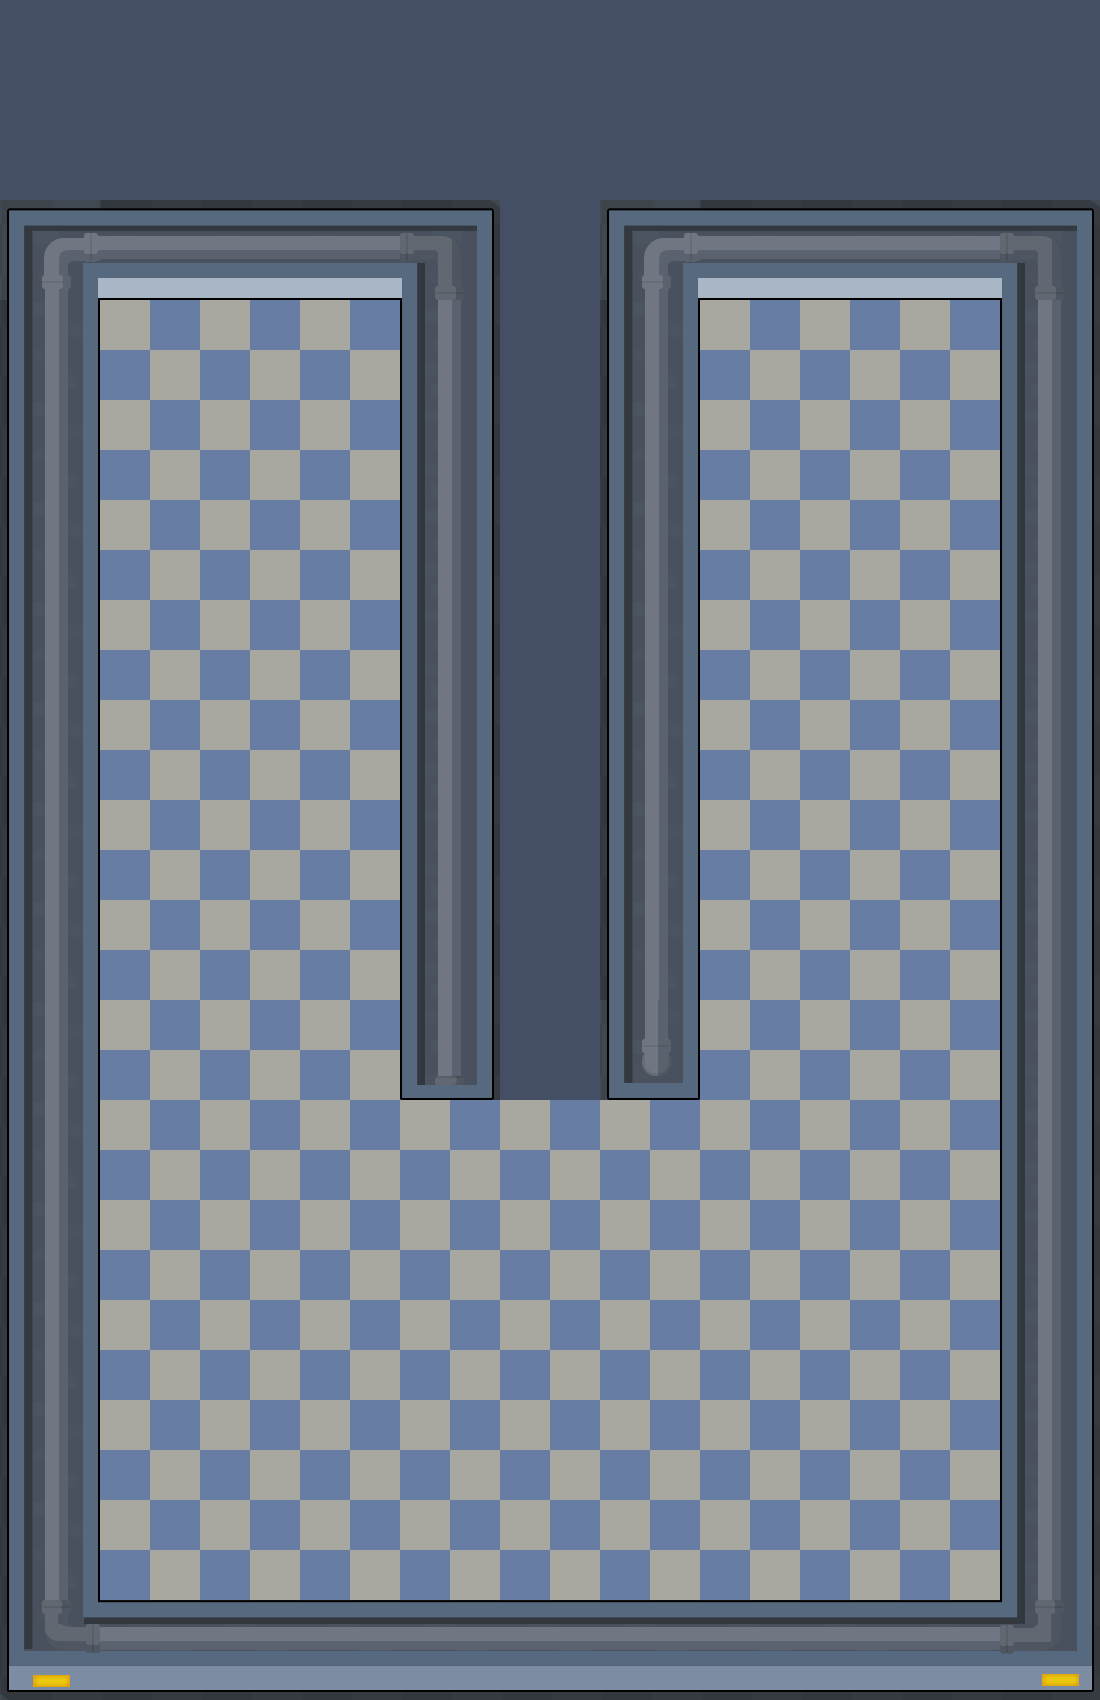

This game map was drawn from its Tiled (.tmx) file and the tilesets committed beside it. A one-line description and the full map source follow:
An orthogonal 11x17 tile map with 100x100 px tiles, 2 tile layers (ground_road, Ground), 3 tilesets and 8 objects (wall_1, boss, lv_4, lv_3, lv_2, ...).

<map version="1.5" tiledversion="1.7.2" orientation="orthogonal" renderorder="left-down" width="11" height="17" tilewidth="100" tileheight="100" infinite="0" nextlayerid="11" nextobjectid="112">
 <tileset firstgid="1" name="computer" tilewidth="298" tileheight="121" tilecount="5" columns="0">
  <grid orientation="orthogonal" width="1" height="1" />
  <tile id="0">
   <image width="104" height="121" source="../Map_img/computer/pc1.png" />
  </tile>
  <tile id="1">
   <image width="57" height="40" source="../Map_img/decorate/bangonshi.png" />
  </tile>
  <tile id="2">
   <image width="298" height="62" source="../Map_img/decorate/hengfu01.png" />
  </tile>
  <tile id="3">
   <image width="298" height="62" source="../Map_img/decorate/hengfu02.png" />
  </tile>
  <tile id="4">
   <image width="57" height="40" source="../Map_img/decorate/wc.png" />
  </tile>
 </tileset>
 <tileset firstgid="7" name="door" tilewidth="100" tileheight="100" tilecount="1" columns="0">
  <grid orientation="orthogonal" width="1" height="1" />
  <tile id="0">
   <image width="100" height="100" source="../Map_img/door/door01.png" />
  </tile>
 </tileset>
 <tileset firstgid="8" name="map01" tilewidth="100" tileheight="100" tilecount="400" columns="20">
  <image source="../Map_img/map01.png" width="2000" height="2000" />
 </tileset>
 <layer id="10" name="ground_road" width="11" height="17">
  <data encoding="csv">
0,0,0,0,0,0,0,0,0,0,0,
0,0,0,0,0,8,0,0,0,0,0,
378,378,378,378,378,8,378,378,378,378,378,
378,0,0,0,378,8,378,0,0,0,378,
378,0,0,0,378,8,378,0,0,0,378,
378,0,0,0,378,8,378,0,0,0,378,
378,0,0,0,378,8,378,0,0,0,378,
378,0,0,0,378,8,378,0,0,0,378,
378,0,0,0,378,8,378,0,0,0,378,
378,0,0,0,378,8,378,0,0,0,378,
378,0,0,0,378,8,378,0,0,0,378,
378,0,0,0,0,8,0,0,0,0,378,
378,0,0,0,0,8,0,0,0,0,378,
378,0,0,0,0,8,0,0,0,0,378,
378,0,0,0,0,8,0,0,0,0,378,
378,0,0,0,0,8,0,0,0,0,378,
378,378,378,378,378,378,378,378,378,378,378
</data>
 </layer>
 <layer id="1" name="Ground" width="11" height="17">
  <data encoding="csv">
49,49,49,49,49,49,49,49,49,49,49,
49,49,49,49,49,49,49,49,49,49,49,
50,51,51,51,55,49,50,54,54,54,55,
62,48,48,48,64,49,62,48,48,48,64,
62,48,48,48,64,49,62,48,48,48,64,
62,48,48,48,64,49,62,48,48,48,64,
62,48,48,48,64,49,62,48,48,48,64,
62,48,48,48,64,49,62,48,48,48,64,
62,48,48,48,64,49,62,48,48,48,64,
62,48,48,48,64,49,62,48,48,48,64,
62,48,48,48,72,49,65,48,48,48,64,
62,48,48,48,48,48,48,48,48,48,64,
62,48,48,48,48,48,48,48,48,48,64,
62,48,48,48,48,48,48,48,48,48,64,
62,48,48,48,48,48,48,48,48,48,64,
62,48,48,48,48,48,48,48,48,48,64,
59,60,60,60,60,60,60,60,60,60,58
</data>
 </layer>
 <objectgroup id="6" name="Collision">
  <object id="108" name="wall_1" x="500" y="1100">
   <polygon points="0,0 0,-900 -500,-900 -500,600 600,600 600,-900 100,-900 100,0 200,0 200,-800 500,-800 500,500 -400,500 -400,-800 -100,-800 -100,0" />
  </object>
 </objectgroup>
 <objectgroup id="8" name="decorate">
  <object id="110" gid="5" x="622.901" y="1079.98" width="57" height="40" />
 </objectgroup>
 <objectgroup id="7" name="Born">
  <object id="109" name="boss" x="500" y="100">
   <polygon points="0,0 0,100 100,100 100,0" />
  </object>
 </objectgroup>
 <objectgroup id="5" name="door_1">
  <properties>
   <property name="doorlv" type="int" value="1" />
  </properties>
  <object id="107" name="lv_4" gid="7" x="500" y="1100" width="100" height="100" />
  <object id="104" name="lv_3" gid="7" x="500" y="900" width="100" height="100" />
  <object id="105" name="lv_2" gid="7" x="500" y="700" width="100" height="100" />
  <object id="106" name="lv_1" gid="7" x="500" y="500" width="100" height="100" />
 </objectgroup>
 <objectgroup id="2" name="point" />
 <objectgroup id="3" name="computer">
  <object id="111" name="PC_1" gid="1" x="500" y="1600" width="104" height="121" />
 </objectgroup>
 <objectgroup id="4" name="PC_1">
  <properties>
   <property name="bedtype" type="int" value="1" />
  </properties>
 </objectgroup>
</map>
